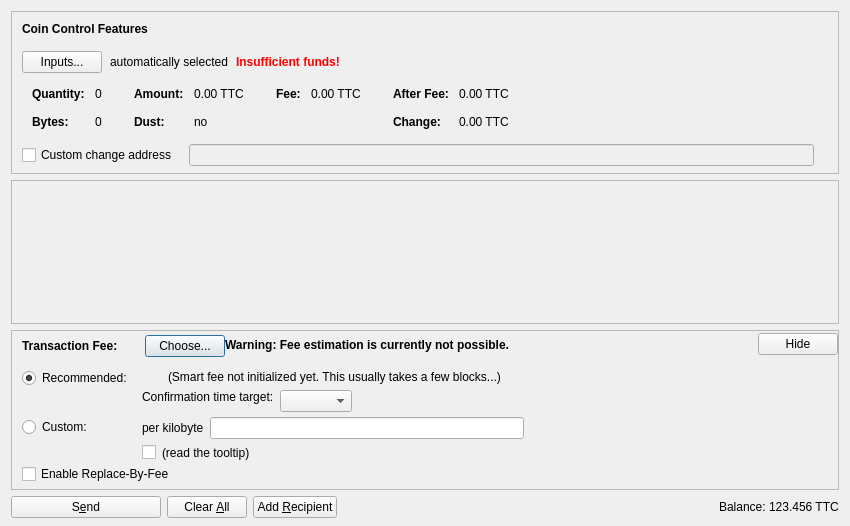
<?xml version="1.0" encoding="UTF-8"?>
<ui version="4.0">
 <class>SendCoinsDialog</class>
 <widget class="QDialog" name="SendCoinsDialog">
  <property name="geometry">
   <rect>
    <x>0</x>
    <y>0</y>
    <width>850</width>
    <height>526</height>
   </rect>
  </property>
  <property name="windowTitle">
   <string>Send Coins</string>
  </property>
  <layout class="QVBoxLayout" name="verticalLayout" stretch="0,1,0,0">
   <property name="bottomMargin">
    <number>8</number>
   </property>
   <item>
    <widget class="QFrame" name="frameCoinControl">
     <property name="sizePolicy">
      <sizepolicy hsizetype="Expanding" vsizetype="Expanding">
       <horstretch>0</horstretch>
       <verstretch>0</verstretch>
      </sizepolicy>
     </property>
     <property name="maximumSize">
      <size>
       <width>16777215</width>
       <height>16777215</height>
      </size>
     </property>
     <property name="frameShape">
      <enum>QFrame::StyledPanel</enum>
     </property>
     <property name="frameShadow">
      <enum>QFrame::Sunken</enum>
     </property>
     <layout class="QVBoxLayout" name="verticalLayoutCoinControl2">
      <property name="spacing">
       <number>0</number>
      </property>
      <property name="leftMargin">
       <number>0</number>
      </property>
      <property name="topMargin">
       <number>0</number>
      </property>
      <property name="rightMargin">
       <number>0</number>
      </property>
      <property name="bottomMargin">
       <number>6</number>
      </property>
      <item>
       <layout class="QVBoxLayout" name="verticalLayoutCoinControl" stretch="0,0,0,0,1">
        <property name="spacing">
         <number>0</number>
        </property>
        <property name="leftMargin">
         <number>10</number>
        </property>
        <property name="topMargin">
         <number>10</number>
        </property>
        <item>
         <layout class="QHBoxLayout" name="horizontalLayoutCoinControl1">
          <property name="bottomMargin">
           <number>15</number>
          </property>
          <item>
           <widget class="QLabel" name="labelCoinControlFeatures">
            <property name="sizePolicy">
             <sizepolicy hsizetype="Preferred" vsizetype="Maximum">
              <horstretch>0</horstretch>
              <verstretch>0</verstretch>
             </sizepolicy>
            </property>
            <property name="font">
             <font>
              <weight>75</weight>
              <bold>true</bold>
             </font>
            </property>
            <property name="styleSheet">
             <string notr="true">font-weight:bold;</string>
            </property>
            <property name="text">
             <string>Coin Control Features</string>
            </property>
           </widget>
          </item>
         </layout>
        </item>
        <item>
         <layout class="QHBoxLayout" name="horizontalLayoutCoinControl2" stretch="0,0,0,0">
          <property name="spacing">
           <number>8</number>
          </property>
          <property name="bottomMargin">
           <number>10</number>
          </property>
          <item>
           <widget class="QPushButton" name="pushButtonCoinControl">
            <property name="styleSheet">
             <string notr="true"/>
            </property>
            <property name="text">
             <string>Inputs...</string>
            </property>
            <property name="autoDefault">
             <bool>false</bool>
            </property>
           </widget>
          </item>
          <item>
           <widget class="QLabel" name="labelCoinControlAutomaticallySelected">
            <property name="text">
             <string>automatically selected</string>
            </property>
            <property name="margin">
             <number>5</number>
            </property>
           </widget>
          </item>
          <item>
           <widget class="QLabel" name="labelCoinControlInsuffFunds">
            <property name="font">
             <font>
              <weight>75</weight>
              <bold>true</bold>
             </font>
            </property>
            <property name="styleSheet">
             <string notr="true">color:red;font-weight:bold;</string>
            </property>
            <property name="text">
             <string>Insufficient funds!</string>
            </property>
            <property name="margin">
             <number>5</number>
            </property>
           </widget>
          </item>
          <item>
           <spacer name="horizontalSpacerCoinControl">
            <property name="orientation">
             <enum>Qt::Horizontal</enum>
            </property>
            <property name="sizeHint" stdset="0">
             <size>
              <width>40</width>
              <height>1</height>
             </size>
            </property>
           </spacer>
          </item>
         </layout>
        </item>
        <item>
         <widget class="QWidget" name="widgetCoinControl" native="true">
          <property name="sizePolicy">
           <sizepolicy hsizetype="Preferred" vsizetype="Preferred">
            <horstretch>0</horstretch>
            <verstretch>0</verstretch>
           </sizepolicy>
          </property>
          <property name="minimumSize">
           <size>
            <width>0</width>
            <height>0</height>
           </size>
          </property>
          <property name="styleSheet">
           <string notr="true"/>
          </property>
          <layout class="QHBoxLayout" name="horizontalLayoutCoinControl5">
           <property name="leftMargin">
            <number>0</number>
           </property>
           <property name="topMargin">
            <number>0</number>
           </property>
           <property name="rightMargin">
            <number>0</number>
           </property>
           <property name="bottomMargin">
            <number>0</number>
           </property>
           <item>
            <layout class="QHBoxLayout" name="horizontalLayoutCoinControl3" stretch="0,0,0,1">
             <property name="spacing">
              <number>20</number>
             </property>
             <property name="topMargin">
              <number>0</number>
             </property>
             <property name="bottomMargin">
              <number>10</number>
             </property>
             <item>
              <layout class="QFormLayout" name="formLayoutCoinControl1">
               <property name="horizontalSpacing">
                <number>10</number>
               </property>
               <property name="verticalSpacing">
                <number>14</number>
               </property>
               <property name="leftMargin">
                <number>10</number>
               </property>
               <property name="topMargin">
                <number>4</number>
               </property>
               <property name="rightMargin">
                <number>6</number>
               </property>
               <item row="0" column="0">
                <widget class="QLabel" name="labelCoinControlQuantityText">
                 <property name="font">
                  <font>
                   <weight>75</weight>
                   <bold>true</bold>
                  </font>
                 </property>
                 <property name="text">
                  <string>Quantity:</string>
                 </property>
                 <property name="margin">
                  <number>0</number>
                 </property>
                </widget>
               </item>
               <item row="0" column="1">
                <widget class="QLabel" name="labelCoinControlQuantity">
                 <property name="cursor">
                  <cursorShape>IBeamCursor</cursorShape>
                 </property>
                 <property name="contextMenuPolicy">
                  <enum>Qt::ActionsContextMenu</enum>
                 </property>
                 <property name="text">
                  <string notr="true">0</string>
                 </property>
                 <property name="margin">
                  <number>0</number>
                 </property>
                 <property name="textInteractionFlags">
                  <set>Qt::LinksAccessibleByMouse|Qt::TextSelectableByKeyboard|Qt::TextSelectableByMouse</set>
                 </property>
                </widget>
               </item>
               <item row="1" column="0">
                <widget class="QLabel" name="labelCoinControlBytesText">
                 <property name="font">
                  <font>
                   <weight>75</weight>
                   <bold>true</bold>
                  </font>
                 </property>
                 <property name="text">
                  <string>Bytes:</string>
                 </property>
                </widget>
               </item>
               <item row="1" column="1">
                <widget class="QLabel" name="labelCoinControlBytes">
                 <property name="cursor">
                  <cursorShape>IBeamCursor</cursorShape>
                 </property>
                 <property name="contextMenuPolicy">
                  <enum>Qt::ActionsContextMenu</enum>
                 </property>
                 <property name="text">
                  <string notr="true">0</string>
                 </property>
                 <property name="textInteractionFlags">
                  <set>Qt::LinksAccessibleByMouse|Qt::TextSelectableByKeyboard|Qt::TextSelectableByMouse</set>
                 </property>
                </widget>
               </item>
              </layout>
             </item>
             <item>
              <layout class="QFormLayout" name="formLayoutCoinControl2">
               <property name="horizontalSpacing">
                <number>10</number>
               </property>
               <property name="verticalSpacing">
                <number>14</number>
               </property>
               <property name="leftMargin">
                <number>6</number>
               </property>
               <property name="topMargin">
                <number>4</number>
               </property>
               <property name="rightMargin">
                <number>6</number>
               </property>
               <item row="0" column="0">
                <widget class="QLabel" name="labelCoinControlAmountText">
                 <property name="font">
                  <font>
                   <weight>75</weight>
                   <bold>true</bold>
                  </font>
                 </property>
                 <property name="text">
                  <string>Amount:</string>
                 </property>
                 <property name="margin">
                  <number>0</number>
                 </property>
                </widget>
               </item>
               <item row="0" column="1">
                <widget class="QLabel" name="labelCoinControlAmount">
                 <property name="cursor">
                  <cursorShape>IBeamCursor</cursorShape>
                 </property>
                 <property name="contextMenuPolicy">
                  <enum>Qt::ActionsContextMenu</enum>
                 </property>
                 <property name="text">
                  <string notr="true">0.00 TTC</string>
                 </property>
                 <property name="textInteractionFlags">
                  <set>Qt::LinksAccessibleByMouse|Qt::TextSelectableByKeyboard|Qt::TextSelectableByMouse</set>
                 </property>
                </widget>
               </item>
               <item row="1" column="0">
                <widget class="QLabel" name="labelCoinControlLowOutputText">
                 <property name="font">
                  <font>
                   <weight>75</weight>
                   <bold>true</bold>
                  </font>
                 </property>
                 <property name="text">
                  <string>Dust:</string>
                 </property>
                </widget>
               </item>
               <item row="1" column="1">
                <widget class="QLabel" name="labelCoinControlLowOutput">
                 <property name="cursor">
                  <cursorShape>IBeamCursor</cursorShape>
                 </property>
                 <property name="contextMenuPolicy">
                  <enum>Qt::ActionsContextMenu</enum>
                 </property>
                 <property name="text">
                  <string notr="true">no</string>
                 </property>
                 <property name="textInteractionFlags">
                  <set>Qt::LinksAccessibleByMouse|Qt::TextSelectableByKeyboard|Qt::TextSelectableByMouse</set>
                 </property>
                </widget>
               </item>
              </layout>
             </item>
             <item>
              <layout class="QFormLayout" name="formLayoutCoinControl3">
               <property name="horizontalSpacing">
                <number>10</number>
               </property>
               <property name="verticalSpacing">
                <number>14</number>
               </property>
               <property name="leftMargin">
                <number>6</number>
               </property>
               <property name="topMargin">
                <number>4</number>
               </property>
               <property name="rightMargin">
                <number>6</number>
               </property>
               <item row="0" column="0">
                <widget class="QLabel" name="labelCoinControlFeeText">
                 <property name="font">
                  <font>
                   <weight>75</weight>
                   <bold>true</bold>
                  </font>
                 </property>
                 <property name="text">
                  <string>Fee:</string>
                 </property>
                 <property name="margin">
                  <number>0</number>
                 </property>
                </widget>
               </item>
               <item row="0" column="1">
                <widget class="QLabel" name="labelCoinControlFee">
                 <property name="cursor">
                  <cursorShape>IBeamCursor</cursorShape>
                 </property>
                 <property name="contextMenuPolicy">
                  <enum>Qt::ActionsContextMenu</enum>
                 </property>
                 <property name="text">
                  <string notr="true">0.00 TTC</string>
                 </property>
                 <property name="textInteractionFlags">
                  <set>Qt::LinksAccessibleByMouse|Qt::TextSelectableByKeyboard|Qt::TextSelectableByMouse</set>
                 </property>
                </widget>
               </item>
              </layout>
             </item>
             <item>
              <layout class="QFormLayout" name="formLayoutCoinControl4">
               <property name="horizontalSpacing">
                <number>10</number>
               </property>
               <property name="verticalSpacing">
                <number>14</number>
               </property>
               <property name="leftMargin">
                <number>6</number>
               </property>
               <property name="topMargin">
                <number>4</number>
               </property>
               <property name="rightMargin">
                <number>6</number>
               </property>
               <item row="0" column="0">
                <widget class="QLabel" name="labelCoinControlAfterFeeText">
                 <property name="font">
                  <font>
                   <weight>75</weight>
                   <bold>true</bold>
                  </font>
                 </property>
                 <property name="text">
                  <string>After Fee:</string>
                 </property>
                 <property name="margin">
                  <number>0</number>
                 </property>
                </widget>
               </item>
               <item row="0" column="1">
                <widget class="QLabel" name="labelCoinControlAfterFee">
                 <property name="cursor">
                  <cursorShape>IBeamCursor</cursorShape>
                 </property>
                 <property name="contextMenuPolicy">
                  <enum>Qt::ActionsContextMenu</enum>
                 </property>
                 <property name="text">
                  <string notr="true">0.00 TTC</string>
                 </property>
                 <property name="textInteractionFlags">
                  <set>Qt::LinksAccessibleByMouse|Qt::TextSelectableByKeyboard|Qt::TextSelectableByMouse</set>
                 </property>
                </widget>
               </item>
               <item row="1" column="0">
                <widget class="QLabel" name="labelCoinControlChangeText">
                 <property name="font">
                  <font>
                   <weight>75</weight>
                   <bold>true</bold>
                  </font>
                 </property>
                 <property name="text">
                  <string>Change:</string>
                 </property>
                </widget>
               </item>
               <item row="1" column="1">
                <widget class="QLabel" name="labelCoinControlChange">
                 <property name="cursor">
                  <cursorShape>IBeamCursor</cursorShape>
                 </property>
                 <property name="contextMenuPolicy">
                  <enum>Qt::ActionsContextMenu</enum>
                 </property>
                 <property name="text">
                  <string notr="true">0.00 TTC</string>
                 </property>
                 <property name="textInteractionFlags">
                  <set>Qt::LinksAccessibleByMouse|Qt::TextSelectableByKeyboard|Qt::TextSelectableByMouse</set>
                 </property>
                </widget>
               </item>
              </layout>
             </item>
            </layout>
           </item>
          </layout>
         </widget>
        </item>
        <item>
         <layout class="QHBoxLayout" name="horizontalLayoutCoinControl4" stretch="0,0,0">
          <property name="spacing">
           <number>12</number>
          </property>
          <property name="sizeConstraint">
           <enum>QLayout::SetDefaultConstraint</enum>
          </property>
          <property name="topMargin">
           <number>5</number>
          </property>
          <property name="rightMargin">
           <number>5</number>
          </property>
          <item>
           <widget class="QCheckBox" name="checkBoxCoinControlChange">
            <property name="toolTip">
             <string>If this is activated, but the change address is empty or invalid, change will be sent to a newly generated address.</string>
            </property>
            <property name="text">
             <string>Custom change address</string>
            </property>
           </widget>
          </item>
          <item>
           <widget class="QValidatedLineEdit" name="lineEditCoinControlChange">
            <property name="enabled">
             <bool>false</bool>
            </property>
            <property name="sizePolicy">
             <sizepolicy hsizetype="Expanding" vsizetype="Fixed">
              <horstretch>0</horstretch>
              <verstretch>0</verstretch>
             </sizepolicy>
            </property>
           </widget>
          </item>
          <item>
           <widget class="QLabel" name="labelCoinControlChangeLabel">
            <property name="sizePolicy">
             <sizepolicy hsizetype="Preferred" vsizetype="Expanding">
              <horstretch>0</horstretch>
              <verstretch>0</verstretch>
             </sizepolicy>
            </property>
            <property name="minimumSize">
             <size>
              <width>0</width>
              <height>0</height>
             </size>
            </property>
            <property name="text">
             <string/>
            </property>
            <property name="margin">
             <number>3</number>
            </property>
           </widget>
          </item>
         </layout>
        </item>
        <item>
         <spacer name="verticalSpacerCoinControl">
          <property name="orientation">
           <enum>Qt::Vertical</enum>
          </property>
          <property name="sizeHint" stdset="0">
           <size>
            <width>800</width>
            <height>1</height>
           </size>
          </property>
         </spacer>
        </item>
       </layout>
      </item>
     </layout>
    </widget>
   </item>
   <item>
    <widget class="QScrollArea" name="scrollArea">
     <property name="widgetResizable">
      <bool>true</bool>
     </property>
     <widget class="QWidget" name="scrollAreaWidgetContents">
      <property name="geometry">
       <rect>
        <x>0</x>
        <y>0</y>
        <width>830</width>
        <height>104</height>
       </rect>
      </property>
      <layout class="QVBoxLayout" name="verticalLayout_2" stretch="0,1">
       <property name="leftMargin">
        <number>0</number>
       </property>
       <property name="topMargin">
        <number>0</number>
       </property>
       <property name="rightMargin">
        <number>0</number>
       </property>
       <property name="bottomMargin">
        <number>0</number>
       </property>
       <item>
        <layout class="QVBoxLayout" name="entries">
         <property name="spacing">
          <number>6</number>
         </property>
        </layout>
       </item>
       <item>
        <spacer name="verticalSpacer">
         <property name="orientation">
          <enum>Qt::Vertical</enum>
         </property>
         <property name="sizeHint" stdset="0">
          <size>
           <width>20</width>
           <height>40</height>
          </size>
         </property>
        </spacer>
       </item>
      </layout>
     </widget>
    </widget>
   </item>
   <item>
    <widget class="QFrame" name="frameFee">
     <property name="sizePolicy">
      <sizepolicy hsizetype="Expanding" vsizetype="Expanding">
       <horstretch>0</horstretch>
       <verstretch>0</verstretch>
      </sizepolicy>
     </property>
     <property name="maximumSize">
      <size>
       <width>16777215</width>
       <height>16777215</height>
      </size>
     </property>
     <property name="frameShape">
      <enum>QFrame::StyledPanel</enum>
     </property>
     <property name="frameShadow">
      <enum>QFrame::Sunken</enum>
     </property>
     <layout class="QVBoxLayout" name="verticalLayoutFee1">
      <property name="spacing">
       <number>0</number>
      </property>
      <property name="leftMargin">
       <number>0</number>
      </property>
      <property name="topMargin">
       <number>0</number>
      </property>
      <property name="rightMargin">
       <number>0</number>
      </property>
      <property name="bottomMargin">
       <number>0</number>
      </property>
      <item>
       <layout class="QVBoxLayout" name="verticalLayoutFee2" stretch="0,0,0">
        <property name="spacing">
         <number>0</number>
        </property>
        <property name="leftMargin">
         <number>10</number>
        </property>
        <property name="topMargin">
         <number>0</number>
        </property>
        <item>
         <layout class="QHBoxLayout" name="horizontalLayoutFee1">
          <property name="bottomMargin">
           <number>0</number>
          </property>
          <item>
           <layout class="QVBoxLayout" name="verticalLayoutFee7">
            <property name="spacing">
             <number>0</number>
            </property>
            <item>
             <spacer name="verticalSpacerSmartFee">
              <property name="orientation">
               <enum>Qt::Vertical</enum>
              </property>
              <property name="sizeType">
               <enum>QSizePolicy::Fixed</enum>
              </property>
              <property name="sizeHint" stdset="0">
               <size>
                <width>1</width>
                <height>4</height>
               </size>
              </property>
             </spacer>
            </item>
            <item>
             <layout class="QHBoxLayout" name="horizontalLayoutSmartFee">
              <property name="spacing">
               <number>10</number>
              </property>
              <item>
               <widget class="QLabel" name="labelFeeHeadline">
                <property name="sizePolicy">
                 <sizepolicy hsizetype="Preferred" vsizetype="Maximum">
                  <horstretch>0</horstretch>
                  <verstretch>0</verstretch>
                 </sizepolicy>
                </property>
                <property name="font">
                 <font>
                  <weight>75</weight>
                  <bold>true</bold>
                 </font>
                </property>
                <property name="styleSheet">
                 <string notr="true">font-weight:bold;</string>
                </property>
                <property name="text">
                 <string>Transaction Fee:</string>
                </property>
               </widget>
              </item>
              <item>
               <widget class="QLabel" name="labelFeeMinimized">
                <property name="text">
                 <string/>
                </property>
               </widget>
              </item>
              <item>
               <widget class="QPushButton" name="buttonChooseFee">
                <property name="text">
                 <string>Choose...</string>
                </property>
               </widget>
              </item>
             </layout>
            </item>
            <item>
             <spacer name="verticalSpacer_5">
              <property name="orientation">
               <enum>Qt::Vertical</enum>
              </property>
              <property name="sizeHint" stdset="0">
               <size>
                <width>1</width>
                <height>1</height>
               </size>
              </property>
             </spacer>
            </item>
           </layout>
          </item>
          <item>
           <widget class="QLabel" name="fallbackFeeWarningLabel">
            <property name="toolTip">
             <string>Using the fallbackfee can result in sending a transaction that will take several hours or days (or never) to confirm. Consider choosing your fee manually or wait until you have validated the complete chain.</string>
            </property>
            <property name="font">
            <font>
                <weight>75</weight>
                <bold>true</bold>
            </font>
            </property>
            <property name="text">
             <string>Warning: Fee estimation is currently not possible.</string>
            </property>
            <property name="wordWrap">
             <bool>false</bool>
            </property>
           </widget>
          </item>
          <item>
           <spacer name="horizontalSpacer_4">
            <property name="orientation">
             <enum>Qt::Horizontal</enum>
            </property>
            <property name="sizeType">
             <enum>QSizePolicy::MinimumExpanding</enum>
            </property>
            <property name="sizeHint" stdset="0">
             <size>
              <width>40</width>
              <height>20</height>
             </size>
            </property>
           </spacer>
          </item>
          <item>
           <widget class="QPushButton" name="buttonMinimizeFee">
            <property name="toolTip">
             <string>collapse fee-settings</string>
            </property>
            <property name="text">
             <string>Hide</string>
            </property>
           </widget>
          </item>
         </layout>
        </item>
        <item>
         <widget class="QFrame" name="frameFeeSelection">
          <layout class="QVBoxLayout" name="verticalLayoutFee12">
           <property name="spacing">
            <number>0</number>
           </property>
           <property name="leftMargin">
            <number>0</number>
           </property>
           <property name="topMargin">
            <number>0</number>
           </property>
           <property name="rightMargin">
            <number>0</number>
           </property>
           <property name="bottomMargin">
            <number>0</number>
           </property>
           <item>
            <layout class="QGridLayout" name="gridLayoutFee">
             <property name="topMargin">
              <number>10</number>
             </property>
             <property name="bottomMargin">
              <number>4</number>
             </property>
             <property name="horizontalSpacing">
              <number>10</number>
             </property>
             <property name="verticalSpacing">
              <number>4</number>
             </property>
             <item row="1" column="1">
              <layout class="QVBoxLayout" name="verticalLayoutFee8">
               <property name="spacing">
                <number>6</number>
               </property>
               <item>
                <layout class="QHBoxLayout" name="horizontalLayoutFee13">
                 <item>
                  <widget class="QLabel" name="labelCustomPerKilobyte">
                   <property name="toolTip">
                    <string>If the custom fee is set to 1000 satoshis and the transaction is only 250 bytes, then &quot;per kilobyte&quot; only pays 250 satoshis in fee, while &quot;total at least&quot; pays 1000 satoshis. For transactions bigger than a kilobyte both pay by kilobyte.</string>
                   </property>
                   <property name="text">
                    <string>per kilobyte</string>
                   </property>
                  </widget>
                 </item>
                 <item>
                  <widget class="TestcoinAmountField" name="customFee"/>
                 </item>
                 <item>
                  <spacer name="horizontalSpacer_6">
                   <property name="orientation">
                    <enum>Qt::Horizontal</enum>
                   </property>
                   <property name="sizeHint" stdset="0">
                    <size>
                     <width>1</width>
                     <height>1</height>
                    </size>
                   </property>
                  </spacer>
                 </item>
                </layout>
               </item>
               <item>
                <layout class="QHBoxLayout" name="horizontalLayoutFee8">
                 <item>
                  <widget class="QCheckBox" name="checkBoxMinimumFee">
                   <property name="toolTip">
                    <string>Paying only the minimum fee is just fine as long as there is less transaction volume than space in the blocks. But be aware that this can end up in a never confirming transaction once there is more demand for testcoin transactions than the network can process.</string>
                   </property>
                   <property name="text">
                    <string/>
                   </property>
                  </widget>
                 </item>
                 <item>
                  <widget class="QLabel" name="labelMinFeeWarning">
                   <property name="enabled">
                    <bool>true</bool>
                   </property>
                   <property name="toolTip">
                    <string>Paying only the minimum fee is just fine as long as there is less transaction volume than space in the blocks. But be aware that this can end up in a never confirming transaction once there is more demand for testcoin transactions than the network can process.</string>
                   </property>
                   <property name="text">
                    <string>(read the tooltip)</string>
                   </property>
                   <property name="margin">
                    <number>5</number>
                   </property>
                  </widget>
                 </item>
                 <item>
                  <spacer name="horizontalSpacer_2">
                   <property name="orientation">
                    <enum>Qt::Horizontal</enum>
                   </property>
                   <property name="sizeHint" stdset="0">
                    <size>
                     <width>1</width>
                     <height>1</height>
                    </size>
                   </property>
                  </spacer>
                 </item>
                </layout>
               </item>
              </layout>
             </item>
             <item row="0" column="0">
              <layout class="QVBoxLayout" name="verticalLayoutFee4" stretch="0,1">
               <item>
                <widget class="QRadioButton" name="radioSmartFee">
                 <property name="text">
                  <string>Recommended:</string>
                 </property>
                 <property name="checked">
                  <bool>true</bool>
                 </property>
                 <attribute name="buttonGroup">
                  <string notr="true">groupFee</string>
                 </attribute>
                </widget>
               </item>
               <item>
                <spacer name="verticalSpacer_2">
                 <property name="orientation">
                  <enum>Qt::Vertical</enum>
                 </property>
                 <property name="sizeHint" stdset="0">
                  <size>
                   <width>1</width>
                   <height>1</height>
                  </size>
                 </property>
                </spacer>
               </item>
              </layout>
             </item>
             <item row="1" column="0">
              <layout class="QVBoxLayout" name="verticalLayoutFee9" stretch="0,1">
               <item>
                <widget class="QRadioButton" name="radioCustomFee">
                 <property name="text">
                  <string>Custom:</string>
                 </property>
                 <attribute name="buttonGroup">
                  <string notr="true">groupFee</string>
                 </attribute>
                </widget>
               </item>
               <item>
                <spacer name="verticalSpacer_6">
                 <property name="orientation">
                  <enum>Qt::Vertical</enum>
                 </property>
                 <property name="sizeHint" stdset="0">
                  <size>
                   <width>1</width>
                   <height>1</height>
                  </size>
                 </property>
                </spacer>
               </item>
              </layout>
             </item>
             <item row="0" column="1">
              <layout class="QVBoxLayout" name="verticalLayoutFee3" stretch="0,0,1">
               <property name="spacing">
                <number>6</number>
               </property>
               <property name="topMargin">
                <number>2</number>
               </property>
               <item>
                <layout class="QHBoxLayout" name="horizontalLayoutFee12">
                 <item>
                  <widget class="QLabel" name="labelSmartFee">
                   <property name="text">
                    <string/>
                   </property>
                   <property name="margin">
                    <number>2</number>
                   </property>
                  </widget>
                 </item>
                 <item>
                  <widget class="QLabel" name="labelFeeEstimation">
                   <property name="text">
                    <string/>
                   </property>
                  </widget>
                 </item>
                 <item>
                  <widget class="QLabel" name="labelSmartFee2">
                   <property name="text">
                    <string>(Smart fee not initialized yet. This usually takes a few blocks...)</string>
                   </property>
                   <property name="margin">
                    <number>2</number>
                   </property>
                  </widget>
                 </item>
                 <item>
                  <spacer name="horizontalSpacer_5">
                   <property name="orientation">
                    <enum>Qt::Horizontal</enum>
                   </property>
                   <property name="sizeHint" stdset="0">
                    <size>
                     <width>1</width>
                     <height>1</height>
                    </size>
                   </property>
                  </spacer>
                 </item>
                </layout>
               </item>
               <item>
                <layout class="QHBoxLayout" name="horizontalLayoutFee9">
                 <item>
                  <layout class="QVBoxLayout" name="verticalLayoutFee6">
                   <item>
                    <widget class="QLabel" name="labelSmartFee3">
                     <property name="text">
                      <string>Confirmation time target:</string>
                     </property>
                     <property name="margin">
                      <number>2</number>
                     </property>
                    </widget>
                   </item>
                   <item>
                    <spacer name="verticalSpacer_3">
                     <property name="orientation">
                      <enum>Qt::Vertical</enum>
                     </property>
                     <property name="sizeHint" stdset="0">
                      <size>
                       <width>1</width>
                       <height>1</height>
                      </size>
                     </property>
                    </spacer>
                   </item>
                  </layout>
                 </item>
                 <item>
                  <layout class="QVBoxLayout" name="verticalLayoutFee5">
                   <property name="rightMargin">
                    <number>30</number>
                   </property>
                   <item>
                    <layout class="QHBoxLayout" name="horizontalLayoutConfTarget">
                     <property name="bottomMargin">
                      <number>0</number>
                     </property>
                     <item>
                      <widget class="QComboBox" name="confTargetSelector"/>
                     </item>
                     <item>
                      <spacer name="horizontalSpacerConfTarget">
                       <property name="orientation">
                        <enum>Qt::Horizontal</enum>
                       </property>
                       <property name="sizeHint" stdset="0">
                        <size>
                         <width>40</width>
                         <height>20</height>
                        </size>
                       </property>
                      </spacer>
                     </item>
                    </layout>
                   </item>
                  </layout>
                 </item>
                </layout>
               </item>
               <item>
                <spacer name="verticalSpacer_4">
                 <property name="orientation">
                  <enum>Qt::Vertical</enum>
                 </property>
                 <property name="sizeHint" stdset="0">
                  <size>
                   <width>1</width>
                   <height>1</height>
                  </size>
                 </property>
                </spacer>
               </item>
              </layout>
             </item>
            </layout>
           </item>
           <item>
            <widget class="QCheckBox" name="optInRBF">
             <property name="text">
              <string>Enable Replace-By-Fee</string>
             </property>
             <property name="toolTip">
              <string>With Replace-By-Fee (BIP-125) you can increase a transaction's fee after it is sent. Without this, a higher fee may be recommended to compensate for increased transaction delay risk.</string>
             </property>
            </widget>
           </item>
          </layout>
         </widget>
        </item>
        <item>
         <spacer name="verticalSpacerFee">
          <property name="orientation">
           <enum>Qt::Vertical</enum>
          </property>
          <property name="sizeHint" stdset="0">
           <size>
            <width>40</width>
            <height>5</height>
           </size>
          </property>
         </spacer>
        </item>
       </layout>
      </item>
     </layout>
    </widget>
   </item>
   <item>
    <layout class="QHBoxLayout" name="horizontalLayout">
     <item>
      <widget class="QPushButton" name="sendButton">
       <property name="minimumSize">
        <size>
         <width>150</width>
         <height>0</height>
        </size>
       </property>
       <property name="toolTip">
        <string>Confirm the send action</string>
       </property>
       <property name="text">
        <string>S&amp;end</string>
       </property>
       <property name="icon">
        <iconset resource="../testcoin.qrc">
         <normaloff>:/icons/send</normaloff>:/icons/send</iconset>
       </property>
       <property name="autoDefault">
        <bool>false</bool>
       </property>
       <property name="default">
        <bool>false</bool>
       </property>
      </widget>
     </item>
     <item>
      <widget class="QPushButton" name="clearButton">
       <property name="sizePolicy">
        <sizepolicy hsizetype="Minimum" vsizetype="Fixed">
         <horstretch>0</horstretch>
         <verstretch>0</verstretch>
        </sizepolicy>
       </property>
       <property name="toolTip">
        <string>Clear all fields of the form.</string>
       </property>
       <property name="text">
        <string>Clear &amp;All</string>
       </property>
       <property name="icon">
        <iconset resource="../testcoin.qrc">
         <normaloff>:/icons/remove</normaloff>:/icons/remove</iconset>
       </property>
       <property name="autoDefault">
        <bool>false</bool>
       </property>
      </widget>
     </item>
     <item>
      <widget class="QPushButton" name="addButton">
       <property name="toolTip">
        <string>Send to multiple recipients at once</string>
       </property>
       <property name="text">
        <string>Add &amp;Recipient</string>
       </property>
       <property name="icon">
        <iconset resource="../testcoin.qrc">
         <normaloff>:/icons/add</normaloff>:/icons/add</iconset>
       </property>
       <property name="autoDefault">
        <bool>false</bool>
       </property>
      </widget>
     </item>
     <item>
      <spacer name="horizontalSpacer">
       <property name="orientation">
        <enum>Qt::Horizontal</enum>
       </property>
       <property name="sizeHint" stdset="0">
        <size>
         <width>40</width>
         <height>20</height>
        </size>
       </property>
      </spacer>
     </item>
     <item>
      <layout class="QHBoxLayout" name="horizontalLayout_2">
       <property name="spacing">
        <number>3</number>
       </property>
       <item>
        <widget class="QLabel" name="label">
         <property name="sizePolicy">
          <sizepolicy hsizetype="Preferred" vsizetype="Fixed">
           <horstretch>0</horstretch>
           <verstretch>0</verstretch>
          </sizepolicy>
         </property>
         <property name="text">
          <string>Balance:</string>
         </property>
        </widget>
       </item>
       <item>
        <widget class="QLabel" name="labelBalance">
         <property name="sizePolicy">
          <sizepolicy hsizetype="Preferred" vsizetype="Fixed">
           <horstretch>0</horstretch>
           <verstretch>0</verstretch>
          </sizepolicy>
         </property>
         <property name="cursor">
          <cursorShape>IBeamCursor</cursorShape>
         </property>
         <property name="text">
          <string notr="true">123.456 TTC</string>
         </property>
         <property name="textInteractionFlags">
          <set>Qt::LinksAccessibleByMouse|Qt::TextSelectableByKeyboard|Qt::TextSelectableByMouse</set>
         </property>
        </widget>
       </item>
      </layout>
     </item>
    </layout>
   </item>
  </layout>
 </widget>
 <customwidgets>
  <customwidget>
   <class>QValidatedLineEdit</class>
   <extends>QLineEdit</extends>
   <header>qt/qvalidatedlineedit.h</header>
  </customwidget>
  <customwidget>
   <class>TestcoinAmountField</class>
   <extends>QLineEdit</extends>
   <header>qt/testcoinamountfield.h</header>
   <container>1</container>
  </customwidget>
 </customwidgets>
 <resources>
  <include location="../testcoin.qrc"/>
 </resources>
 <connections/>
 <buttongroups>
  <buttongroup name="groupFee"/>
 </buttongroups>
</ui>
